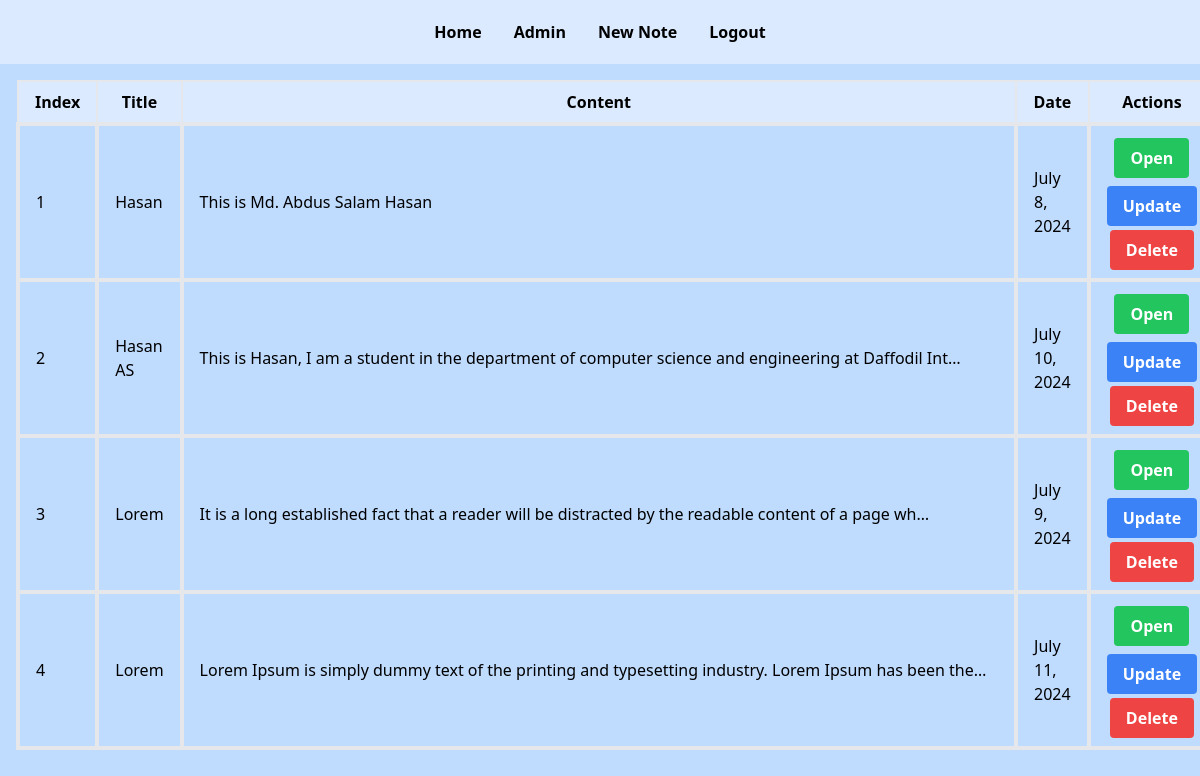
The app's page / (signed in) with its own data.
### main/models.py (models this page shows, shortened)
class Notes(models.Model):
    title = models.CharField(max_length=20, blank=False, null=False)
    content = HTMLField()
    create_date = models.DateField(blank=True)
    update_date = models.DateField(blank=True, null=True)

### main/views.py (the view)
# urls.py: 2. Add a URL to urlpatterns:  path('', views.home, name='home')
def home(request):
    notes = Notes.objects.all()
    context = {
        "notes": notes
    }
    return render(request, 'home.html', context)

### main/templates/home.html (shortened to what this page needs)
{% extends "base.html" %}
{% load static %}
{% block content %}
<div class="main p-4 items-center justify-center">
    <table class="border-collapse">
        <thead>
            <tr class="bg-blue-100">
                <th class="border-2 px-4 py-2">Index</th>
                <th class="border-2 px-4 py-2">Title</th>
                <th class="border-2 px-96 py-2">Content</th>
                <th class="border-2 px-4 py-2">Date</th>
                <th class="border-2 px-4 py-2">Actions</th>
            </tr>
        </thead>
        <tbody>
             {% for note in notes %}
            <tr>
                <td class="border-4 px-4 py-2">{{forloop.counter}}</td>
                <td class="border-4 px-4 py-2">{{note.title}}</td>
                <td class="border-4 px-4 py-2">{{note.content | striptags | truncatechars:100 }}</td>
                <td class="border-4 px-4 py-2">{{note.create_date}}</td>
                <td class="border-4 px-4 py-2">
                    <div class="justify-between text-center">
                        <form action="{% url 'show' note.id %}" method="get" style="display: inline;">
                            <button type="submit" class="bg-green-500 hover:bg-green-700 text-white font-bold px-4 py-2 rounded my-1">Open</button>
                        </form>
                        <form action="{% url 'update_note' note.id %}" method="get" style="display: inline;">
                            <button class="bg-blue-500 hover:bg-blue-700 text-white font-bold py-2 px-4 rounded my-1">Update</button>
                        </form>
                        <form action="{% url 'delete_note' note.id %}" method="post" style="display: inline;">
                            <button type="submit" class="bg-red-500 hover:bg-red-700 text-white font-bold px-4 py-2 rounded">Delete</button>
                        </form>
                    </div>
                </td>
            </tr>
            {% endfor %}
        </tbody>
    </table>
</div>
{% endblock content %}

### records on screen
Notes: title "Hasan", content "This is Md. Abdus Salam Hasan", create_date "July 8, 2024"
Notes: title "Hasan AS", content "This is Hasan, I am a student in the department of computer science and engineering at Daffodil Int…", create_date "July 10, 2024"
Notes: title "Lorem", content "It is a long established fact that a reader will be distracted by the readable content of a page wh…", create_date "July 9, 2024"
Notes: title "Lorem", content "Lorem Ipsum is simply dummy text of the printing and typesetting industry. Lorem Ipsum has been the…", create_date "July 11, 2024"
